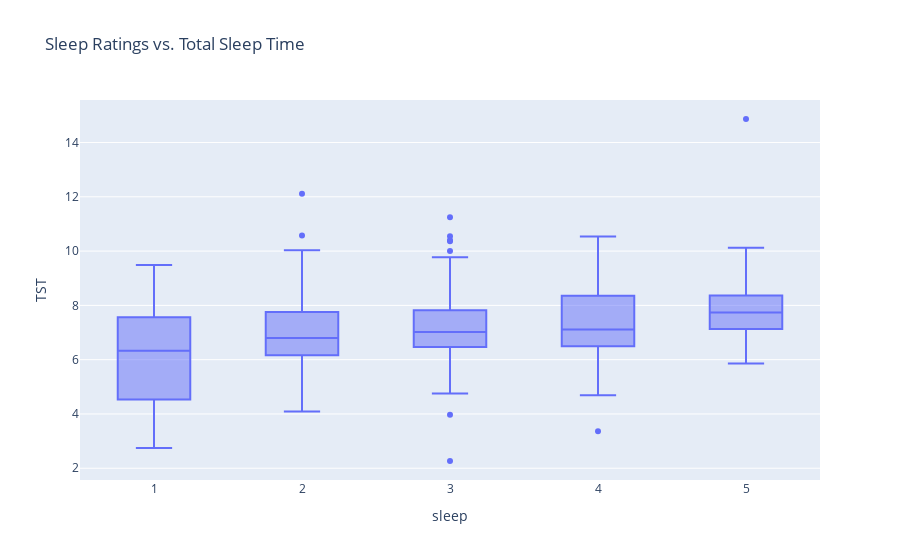

The notebook cell this image was saved under:
### Code cell
# Create a box plot
fig = px.box(slpsteps, x='sleep', y='TST', title='Sleep Ratings vs. Total Sleep Time')

# Show the plot
fig.show()

### Figure 1 — Plotly figure (JSON) as saved in the notebook; plotly's stock layout.template omitted (floating-point values rounded to 4 significant figures; data arrays with more than 128 entries replaced by an {"elided": "..."} marker saying what was removed)
{"data": [{"alignmentgroup": "True", "hovertemplate": "sleep=%{x}<br>TST=%{y}<extra></extra>", "legendgroup": "", "marker": {"color": "#636efa"}, "name": "", "notched": false, "offsetgroup": "", "orientation": "v", "showlegend": false, "type": "box", "x": {"elided": "368 int values"}, "x0": " ", "xaxis": "x", "y": {"elided": "368 float values"}, "y0": " ", "yaxis": "y"}], "layout": {"boxmode": "group", "legend": {"tracegroupgap": 0}, "title": {"text": "Sleep Ratings vs. Total Sleep Time"}, "xaxis": {"anchor": "y", "domain": [0, 1], "title": {"text": "sleep"}}, "yaxis": {"anchor": "x", "domain": [0, 1], "title": {"text": "TST"}}}}
